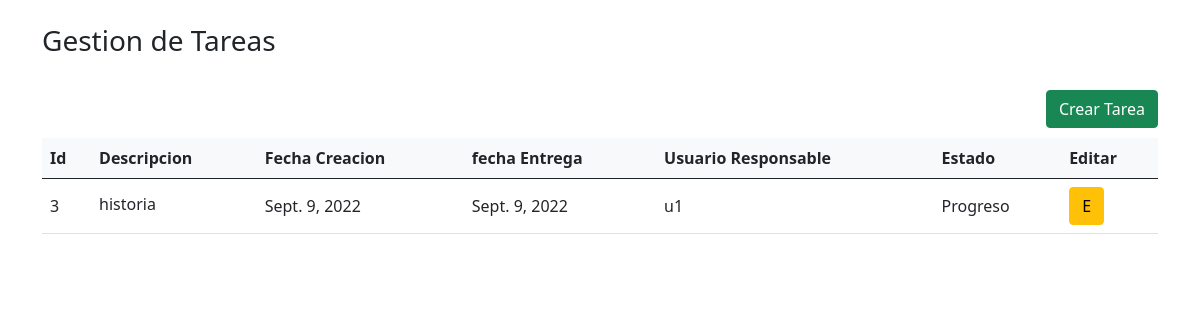
The page /gestion_tareas/dashboard on the database as committed earlier.
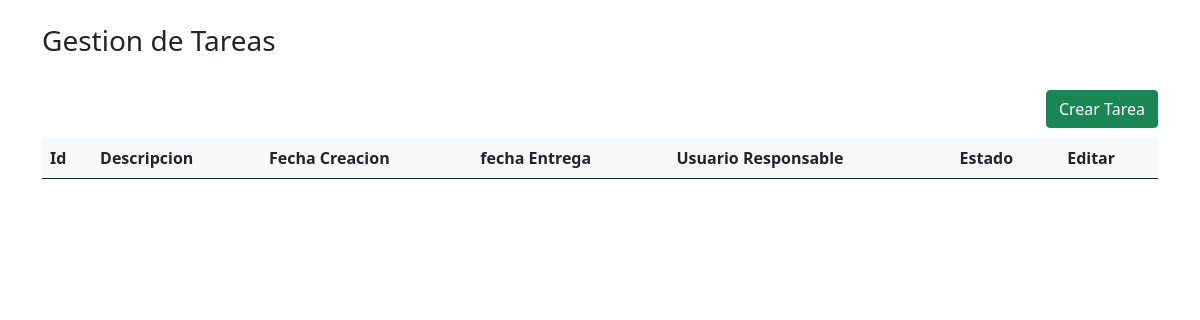
The same page on the database as committed later.
### gestion_tareas/models.py (models this page shows)
class Tarea_app(models.Model):
    descripcion_tarea = models.CharField(max_length=128, default='')
    fechacreacion_tarea= models.DateField(default=datetime.date.today)
    fechaentrega_tarea= models.DateField(default=datetime.date.today)
    usuarioResponsable_tarea= models.CharField(max_length=128, default='0')
    estado_tarea=models.CharField(max_length=128, default='Progreso')

### gestion_tareas/views.py (the view)
# urls.py: path('dashboard',views.dashboard,name='dashboard'),
def dashboard(request):
      tareas_totales=Tarea_app.objects.all()
      tareas_Usuario=[]
      tareas_personales=Tarea_app.objects.filter(usuarioResponsable_tarea='u1')
      for tarea in tareas_personales:
         tareas_Usuario.append(tarea)
      return render(request,'gestion_tareas/dashboard.html',{
        'objTarea':tareas_personales,
      })

### gestion_tareas/templates/gestion_tareas/dashboard.html (shortened to what this page needs)
<!DOCTYPE html>
<html></html>
    <head>
        <link href="https://cdn.jsdelivr.net/npm/bootstrap@5.0.2/dist/css/bootstrap.min.css" rel="stylesheet">
    </head>
    <body>
        <div class="container">
            <br>
            <h3>Gestion de Tareas </h3>
            <br>
            <div class="float-end">
                    <a class="btn btn-success" href="{% url 'gestion_tareas:nuevaTarea'%}">Crear Tarea</a>
            </div>
            <br>
            <br>
            <table class="table align-middle mb-0 bg-white">
                <thead class="bg-light">
                    <th>Id</th>
                    <th>Descripcion</th>
                    <th>Fecha Creacion</th>
                    <th>fecha Entrega</th>
                    <th>Usuario Responsable</th>
                    <th>Estado</th>
                    <th>Editar</th>
                </thead>
                <tbody>
                    {% for tarea in objTarea  %}
                    <tr>
                        <td>{{ tarea.id }}</td>
                        <td><p class="fw-normal mb-1">{{ tarea.descripcion_tarea }}</p></td>
                        <td>{{ tarea.fechacreacion_tarea }}</td>
                        <td>{{ tarea.fechaentrega_tarea}}</td>
                        <td>{{ tarea.usuarioResponsable_tarea }}</td>
                        <td>{{ tarea.estado_tarea   }}</td>
                        <td><a class="btn btn-warning" href="{% url 'gestion_tareas:editarTarea' tarea.id  %}">E</a></td>
                    </tr>
                    {% endfor %}
                </tbody>
            </table>
        </div>
    </body>
</html>

Rows that differ between the two databases and show on the page:
no longer on this page (row edited): Tarea_app: id "3", descripcion_tarea "historia", fechacreacion_tarea "Sept. 9, 2022", fechaentrega_tarea "Sept. 9, 2022", usuarioResponsable_tarea "u1", estado_tarea "Progreso"
